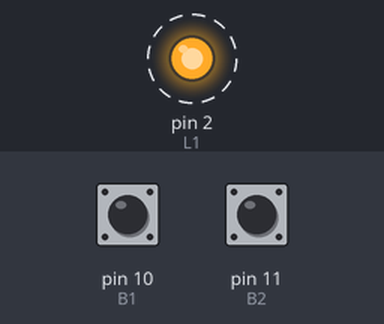
This sketch was run on a simulated Arduino Uno, built with avr-gcc and run on an emulated ATmega328P. Shown: output pins drawn as LEDs (lit = HIGH). Dashed ring = blinking. The test bench sets the inputs (shaded band); at power-on: pin 10 (B1) HIGH, pin 11 (B2) HIGH. What the sketch prints to the serial monitor is not drawn.

Above: at 0.1 s.
Timing chart, 0 to 3.0 s (numbered marks = the images above):
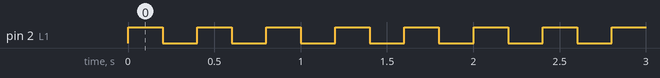

The sketch:

ejercicio_8.ino
```cpp
#define L1 2
#define B1 10
#define B2 11

int wait = 200;

void setup() {

  pinMode(L1, OUTPUT);
  pinMode(B1, INPUT_PULLUP);
  pinMode(B2, INPUT_PULLUP);
  Serial.begin(115200);

}

void loop() {

  Serial.println(wait);
  if(digitalRead(B1) == 0){
    wait = wait + 10;
  }
  if(digitalRead(B2) == 0){
    wait = wait - 10;
  }
  if(wait < 20){
    wait = 20;
  }
  digitalWrite(L1, HIGH);
  delay(wait);
  digitalWrite(L1, LOW);
  delay(wait);

}
```

Measured:
- by itself, pin 2 (L1): alternates HIGH for 0.20 s and LOW for 0.20 s
